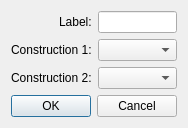
<?xml version="1.0" encoding="UTF-8"?>
<ui version="4.0">
 <class>AddPointIntersect</class>
 <widget class="QDialog" name="AddPointIntersect">
  <property name="geometry">
   <rect>
    <x>0</x>
    <y>0</y>
    <width>178</width>
    <height>121</height>
   </rect>
  </property>
  <property name="windowTitle">
   <string>Dialog</string>
  </property>
  <layout class="QVBoxLayout" name="verticalLayout">
   <item>
    <layout class="QFormLayout" name="formLayout">
     <property name="labelAlignment">
      <set>Qt::AlignRight|Qt::AlignTrailing|Qt::AlignVCenter</set>
     </property>
     <item row="0" column="0">
      <widget class="QLabel" name="labelLabel">
       <property name="text">
        <string>Label:</string>
       </property>
      </widget>
     </item>
     <item row="0" column="1">
      <widget class="QLineEdit" name="labelLineEdit"/>
     </item>
     <item row="1" column="0">
      <widget class="QLabel" name="construction1Label">
       <property name="text">
        <string>Construction 1:</string>
       </property>
      </widget>
     </item>
     <item row="1" column="1">
      <widget class="QComboBox" name="construction1ComboBox"/>
     </item>
     <item row="2" column="0">
      <widget class="QLabel" name="construction2Label">
       <property name="text">
        <string>Construction 2:</string>
       </property>
      </widget>
     </item>
     <item row="2" column="1">
      <widget class="QComboBox" name="construction2ComboBox"/>
     </item>
    </layout>
   </item>
   <item>
    <widget class="QDialogButtonBox" name="buttonBox">
     <property name="orientation">
      <enum>Qt::Horizontal</enum>
     </property>
     <property name="standardButtons">
      <set>QDialogButtonBox::Cancel|QDialogButtonBox::Ok</set>
     </property>
    </widget>
   </item>
  </layout>
 </widget>
 <resources/>
 <connections>
  <connection>
   <sender>buttonBox</sender>
   <signal>accepted()</signal>
   <receiver>AddPointIntersect</receiver>
   <slot>accept()</slot>
   <hints>
    <hint type="sourcelabel">
     <x>248</x>
     <y>254</y>
    </hint>
    <hint type="destinationlabel">
     <x>157</x>
     <y>274</y>
    </hint>
   </hints>
  </connection>
  <connection>
   <sender>buttonBox</sender>
   <signal>rejected()</signal>
   <receiver>AddPointIntersect</receiver>
   <slot>reject()</slot>
   <hints>
    <hint type="sourcelabel">
     <x>316</x>
     <y>260</y>
    </hint>
    <hint type="destinationlabel">
     <x>286</x>
     <y>274</y>
    </hint>
   </hints>
  </connection>
 </connections>
</ui>
